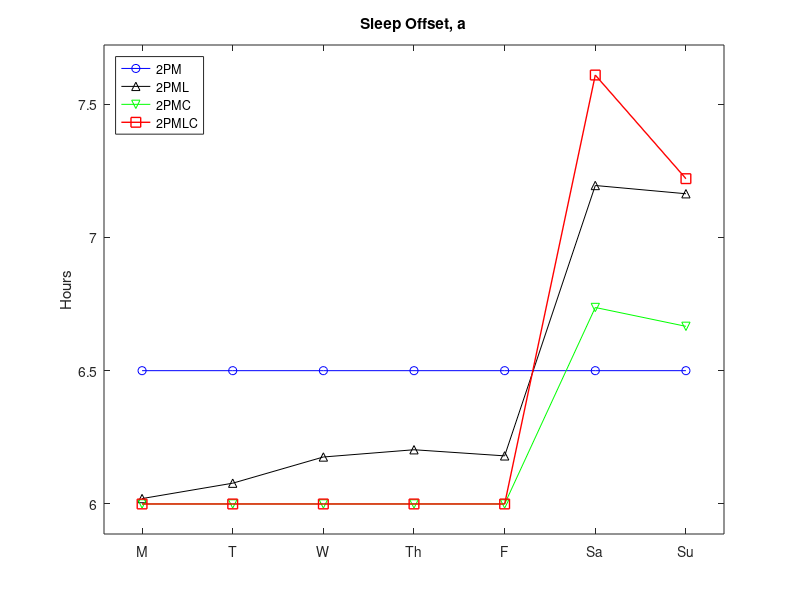
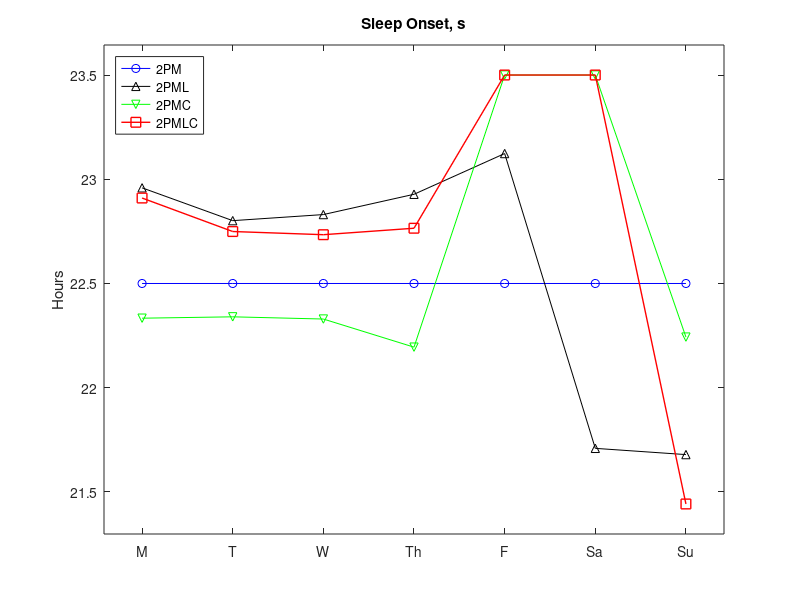
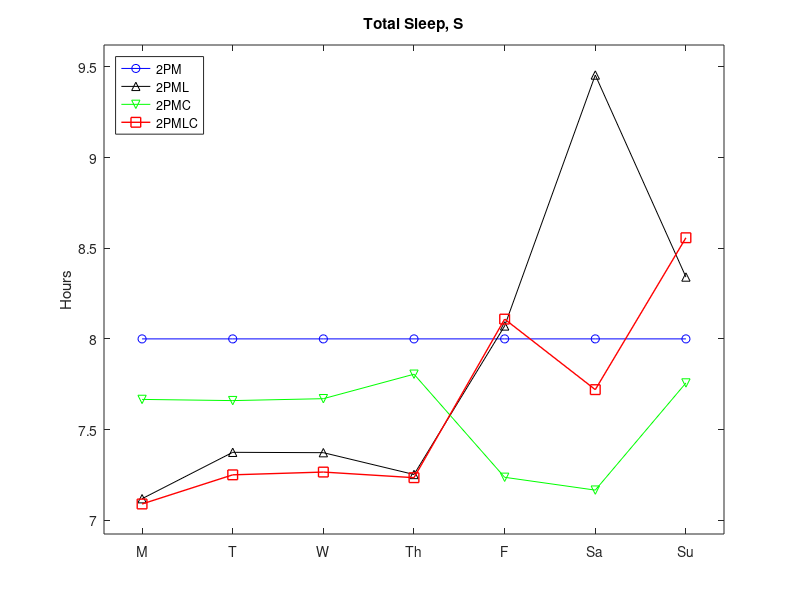
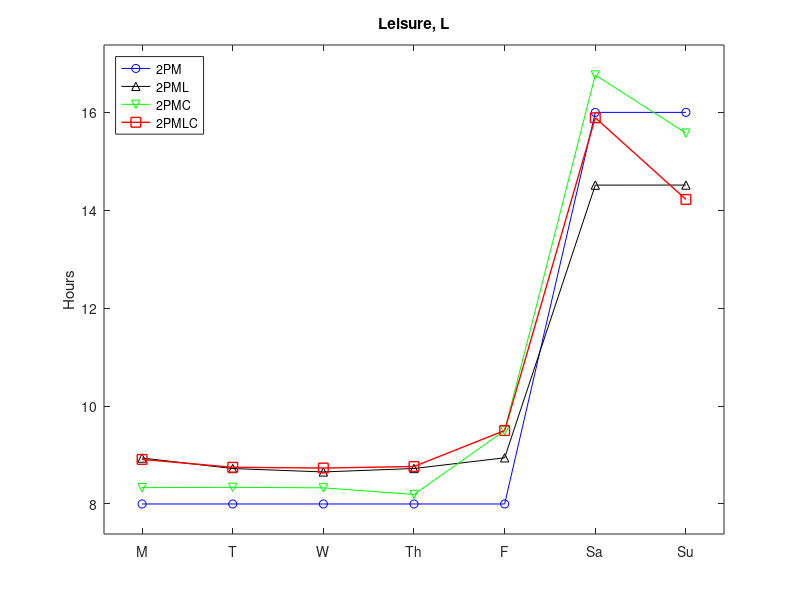

These figures' MATLAB source, in order: (Note: this script raises an error after producing the figures.)
%% Plots

clear
load Results_combined


 SleepOnsetW_1=mean(ss1(2,7:11));   %use Week 2, Sunday-Thursday Work days
 SleepOnsetF_1=mean(ss1(2,12:13));  % ", Friday-Saturday Free Days
 SleepOffsetW_1=mean(aa1(2,8:12)) ;  %use Week 2, Monday-Friday
 SleepOffsetF_1=mean(aa1(2,13:14));   %use Week 2, Saturday-Sunday;
 %DurationW_1  = SleepOnsetW_1:.0001:SleepOffsetW_1+24;
 %DurationF_1  = SleepOnsetF_1:.0001:SleepOffsetF_1+24;
 DurationW_1  = linspace(SleepOnsetW_1,SleepOffsetW_1+24,1000);
 DurationF_1  = linspace(SleepOnsetF_1,SleepOffsetF_1+24,1000);
 
 SleepOnsetW_11=mean(ss11(2,7:11));   %use Week 2, Sunday-Thursday Work days
 SleepOnsetF_11=mean(ss11(2,12:13));  % ", Friday-Saturday Free Days
 SleepOffsetW_11=mean(aa11(2,8:12)) ;  %use Week 2, Monday-Friday
 SleepOffsetF_11=mean(aa11(2,13:14));   %use Week 2, Saturday-Sunday;
 %DurationW_11  = SleepOnsetW_11:.0001:SleepOffsetW_11 +24;
 %DurationF_11 =  SleepOnsetF_11:.0001:SleepOffsetF_11 +24;
 DurationW_11  = linspace(SleepOnsetW_11,SleepOffsetW_11 +24,1000);
 DurationF_11 =  linspace(SleepOnsetF_11,SleepOffsetF_11 +24,1000);

 SleepOnsetW_3=mean(ss3(2,7:11));   %use Week 2, Sunday-Thursday Work days
 SleepOnsetF_3=mean(ss3(2,12:13));  % ", Friday-Saturday Free Days
 SleepOffsetW_3=mean(aa3(2,8:12)) ;  %use Week 2, Monday-Friday
 SleepOffsetF_3=mean(aa3(2,13:14));   %use Week 2, Saturday-Sunday;
 %DurationW_3  = SleepOnsetW_3:.0001:SleepOffsetW_3 +24;
 %DurationF_3 =  SleepOnsetF_3:.0001:SleepOffsetF_3 +24;
 DurationW_3  = linspace(SleepOnsetW_3,SleepOffsetW_3 +24,1000);
 DurationF_3 =  linspace(SleepOnsetF_3,SleepOffsetF_3 +24,1000);

 SleepOnsetW_13 = mean(ss13(2,7:11));   %use Week 2, Sunday-Thursday Work days
 SleepOnsetF_13 = mean(ss13(2,12:13));  % ", Friday-Saturday Free Days
 SleepOffsetW_13= mean(aa13(2,8:12)) ;  %use Week 2, Monday-Friday
 SleepOffsetF_13= mean(aa13(2,13:14));   %use Week 2, Saturday-Sunday;
 %DurationW_13  = SleepOnsetW_13:.0001:SleepOffsetW_13 +24;
 %DurationF_13 =  SleepOnsetF_13:.0001:SleepOffsetF_13 +24;
 DurationW_13  = linspace(SleepOnsetW_13, SleepOffsetW_13 +24,1000);
 DurationF_13 =  linspace(SleepOnsetF_13, SleepOffsetF_13 +24,1000);

Midsleep1=SS1(2,:)/2 + ss1(2,:)-24;
Midsleep11=SS11(2,:)/2 + ss11(2,:)-24;
Midsleep3=SS3(2,:)/2 + ss3(2,:)-24;
Midsleep13=SS13(2,:)/2 + ss13(2,:)-24;


%% Comparison Table
[SleepOffsetW_1 SleepOffsetW_11 SleepOffsetW_3 SleepOffsetW_13;
 SleepOffsetF_1 SleepOffsetF_11 SleepOffsetF_3 SleepOffsetF_13;
 SleepOnsetW_1 SleepOnsetW_11 SleepOnsetW_3 SleepOnsetW_13;
 SleepOnsetF_1 SleepOnsetF_11 SleepOnsetF_3 SleepOnsetF_13;
 mean(SS1(2,7:11 )) mean(SS11(2,7:11)) mean(SS3(2,7:11)) mean(SS13(2,13:17)); %Weekday Sleep
 mean(SS1(2,12:13 )) mean(SS11(2,12:13)) mean(SS3(2,12:13)) mean(SS13(2,12:13)); %Free Sleep
 mean(Midsleep1(12:13 ))-mean(Midsleep1(7:11 )) mean(Midsleep11(12:13))-mean(Midsleep11(7:11 )) mean(Midsleep3(12:13))-mean(Midsleep3(7:11 )) mean(Midsleep13(12:13))-mean(Midsleep13(7:11 ))   % SJL MSF-MSW
 ]                                          %



figure

plot([1:7],aa1(2,8:14),'bo-', [1:7],aa11(2,8:14),'k^-',           [1:7],aa3(2,8:14),'gv-', [1:7],aa13(2,8:14),'rs-', 'LineWidth',1, 'MarkerSize',7)
xticks(1:1:8)
xticklabels({'M','T','W','Th','F','Sa','Su'})
title('Sleep Offset, a')
axis('padded')
%lgdC=legend('2-Process','2-Process with U(L)' ,'2-Process with Constraints ','2-Process with U(L) and Constraints','Location','NorthWest', 'FontSize',9) ;
lgdC=legend('2PM','2PML' ,'2PMC ','2PMLC','Location','NorthWest', 'FontSize',9) ;
ylabel('Hours')


figure
plot([1:7],ss1(2,8:14),'bo-', [1:7],ss11(2,8:14),'k^-',           [1:7],ss3(2,8:14),'gv-', [1:7],ss13(2,8:14), 'rs-', 'LineWidth',1, 'MarkerSize',7)
xticks(1:1:8)
xticklabels({'M','T','W','Th','F','Sa','Su'})
title('Sleep Onset, s')
axis('padded')
lgdC=legend('2PM','2PML' ,'2PMC ','2PMLC','Location','NorthWest', 'FontSize',9) ;
ylabel('Hours')

figure
plot([1:7],SS1(2,8:14),'bo-', [1:7],SS11(2,8:14),'k^-',           [1:7],SS3(2,8:14),'gv-', [1:7],SS13(2,8:14),'rs-','LineWidth',1, 'MarkerSize',7)
xticks(1:1:8)
xticklabels({'M','T','W','Th','F','Sa','Su'})
title('Total Sleep, S')
axis('padded')
lgdC=legend('2PM','2PML' ,'2PMC ','2PMLC','Location','NorthWest', 'FontSize',9) ;
ylabel('Hours')

figure
plot([1:7],LL1(2,8:14),'bo-', [1:7],LL11(2,8:14),'k^-',           [1:7],LL3(2,8:14),'gv-', [1:7],LL13(2,8:14),'rs-', 'LineWidth',1, 'MarkerSize',7)
xticks(1:1:8)
xticklabels({'M','T','W','Th','F','Sa','Su'})
title('Leisure, L')
axis('padded')
lgdC=legend('2PM','2PML' ,'2PMC ','2PMLC','Location','NorthWest', 'FontSize',9) ;
ylabel('Hours')

figure
plot([1:7],KK1(2,8:14),'bo-', [1:7],KK11(2,8:14),'k^-',           [1:7],KK3(2,8:14),'gv-', [1:7],KK13(2,8:14),'rs-', 'LineWidth',1, 'MarkerSize',7)
xticks(1:1:8)
xticklabels({'M','T','W','Th','F','Sa','Su'})
title('Sleep Stock, K')
axis('padded')
lgdC=legend('2PM','2PML' ,'2PMC ','2PMLC','Location','NorthWest', 'FontSize',9) ;
ylabel('K')

figure

plot([1:7],Midsleep1(8:14),'bo-', [1:7],Midsleep11(8:14),'k^-',           [1:7],Midsleep3(8:14),'gv-', [1:7],Midsleep13(8:14),'rs-', 'LineWidth',1, 'MarkerSize',7)
xticks(1:1:8)
xticklabels({'M','T','W','Th','F','Sa','Su'})
title('Midsleep')
axis('padded')
lgdC=legend('2PM','2PML' ,'2PMC ','2PMLC','Location','NorthWest', 'FontSize',9) ;
ylabel('Hours')

%%%%%%%%%%%%%%%%% More resubmission plots
%% Load results from base model (2PML) with a 1-hour Sat-Sun phase shift

load WeekendPhaseShift
%% Results from 2PM with phase shift
load 2PM_PhaseShift

Midsleep_2PMPS=SS2PMPS/2 + ss2PMPS-24;
Midsleep_2PMLPS=SS(2,:)/2 + ss(2,:)-24; 






%%%%%%%%%%%%%%%%%%%   Leave out 2PML with phase shift, emphasize phase
%%%%%%%%%%%%%%%%%%%   shift vs. 2PML

figure
t1=tiledlayout(3,2);
%t1.Title.String = 'Unconstrained Model Comparison';

% Tile 1
nexttile
plot([1:7],aa2PMPS(8:14),'bo-', [1:7],aa11(2,8:14),'k^-', 'LineWidth',1, 'MarkerSize',5)

%plot(Yaa','o-')
%legend('2-Process','2-Process with Constraints','2-Process with U(L)')
 axis([1 7 5 8])
 xticks(1:1:7)
 yticks(5:.5:8)
ylabel('Hours')
xticklabels({'M','T','W','Th','F','Sa','Su'})
title('Sleep Offset, a')
axis('padded')


% Tile 2
nexttile
plot([1:7],ss2PMPS(8:14),'bo-', [1:7],ss11(2,8:14),'k^-', 'LineWidth',1, 'MarkerSize',5 )
%plot(Yss','o-')
%legend('2-Process','2-Process with U(L)')
xticks(1:1:8)
xticklabels({'M','T','W','Th','F','Sa','Su'})
title('Sleep Onset, s')
axis('padded')
ylabel('Hours')

% Tile 3
nexttile
plot([1:7],SS2PMPS(8:14),'bo-', [1:7],SS11(2,8:14),'k^-','LineWidth',1, 'MarkerSize',5  )
%plot(YSS','o-')
%legend('2-Process','2-Process with Constraints','2-Process with U(L)')
xticks(1:1:8)
xticklabels({'M','T','W','Th','F','Sa','Su'})
title('Total Sleep, S')
axis('padded')
ylabel('Hours')

% Tile 4
nexttile
plot([1:7],LL2PMPS(8:14),'bo-', [1:7],LL11(2,8:14),'k^-', 'LineWidth',1, 'MarkerSize',5 )
%plot(YLL','o-')
%legend('2-Process','2-Process with Constraints','2-Process with U(L)')
xticks(1:1:8)
xticklabels({'M','T','W','Th','F','Sa','Su'})
title('Leisure, L')
axis('padded')
ylabel('Hours')

% Tile 5
nexttile
plot([1:7],KK2PMPS(8:14),'bo-',[1:7],KK11(2,8:14),'k^-','LineWidth',1, 'MarkerSize',5  )
%plot(YKK','o-')
%title(lgd,'Model')
xticks(1:1:8)
xticklabels({'M','T','W','Th','F','Sa','Su'})
title('Sleep Stock, K')
axis('padded')
ylabel('K')

% Tile 6
nexttile
plot([1:7],Midsleep_2PMPS(8:14),'bo-', [1:7],Midsleep11(8:14),'k^-', 'LineWidth',1, 'MarkerSize',5  )
%plot(YKK','o-')
%title(lgd,'Model')
xticks(1:1:8)
xticklabels({'M','T','W','Th','F','Sa','Su'})
title('Midsleep')
axis('padded')
ylabel('Hours')

lgd=legend('2PM, Phase Shift','2PML','Location','best','FontSize',9)
% %lgd = legend('2-Process','2-Process with U(L)','Location','best','FontSize',9);
lgd.Layout.Tile = 'south';
